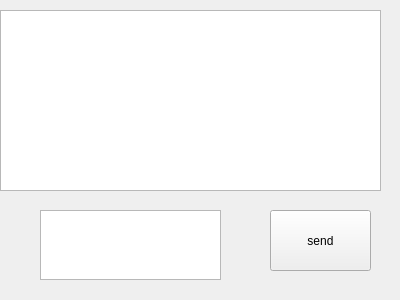
<?xml version="1.0" encoding="UTF-8"?>
<ui version="4.0">
 <class>chat_box</class>
 <widget class="QWidget" name="chat_box">
  <property name="geometry">
   <rect>
    <x>0</x>
    <y>0</y>
    <width>400</width>
    <height>300</height>
   </rect>
  </property>
  <property name="windowTitle">
   <string>Form</string>
  </property>
  <widget class="QTextEdit" name="textEdit">
   <property name="geometry">
    <rect>
     <x>0</x>
     <y>10</y>
     <width>381</width>
     <height>181</height>
    </rect>
   </property>
  </widget>
  <widget class="QPushButton" name="pb_send">
   <property name="geometry">
    <rect>
     <x>270</x>
     <y>210</y>
     <width>101</width>
     <height>61</height>
    </rect>
   </property>
   <property name="text">
    <string>send</string>
   </property>
  </widget>
  <widget class="QTextEdit" name="textEdit_2">
   <property name="geometry">
    <rect>
     <x>40</x>
     <y>210</y>
     <width>181</width>
     <height>70</height>
    </rect>
   </property>
  </widget>
 </widget>
 <resources/>
 <connections/>
</ui>
